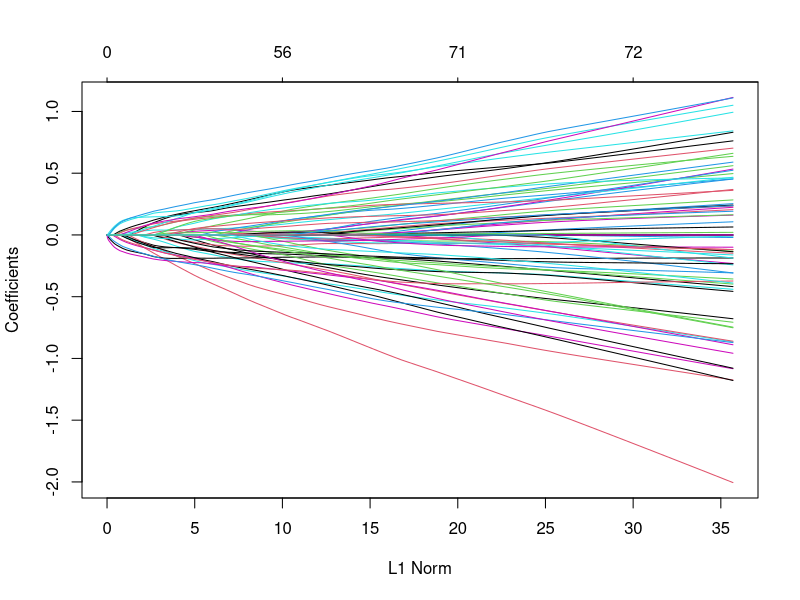

Write R code to recreate this figure.
library(glmnet)

n = 100 
p = 200

y = rep("blue", n)
y[(n/2):n] = "red"

y = factor(y) # label to "factor"
y_names = seq(n,1,-1)

# data = dn_miRSeq(miRNA_ID[sample.int(2588,100)], "ACC", "", page.Size=500, sort_by="tcga_participant_barcode")
x = matrix(rnorm(n*p), nrow=n, ncol=p)
x_names = seq(1,n,1)

idx = match(y_names, x_names)

y_names = y_names[idx]
y = y[idx]

# glmnet
obj = glmnet(x, y, family="binomial")
plot(obj)

c = coef(obj)
idx = which(abs(c[-1, 10])>0)

# print the names of miRNA corresponding to the indices